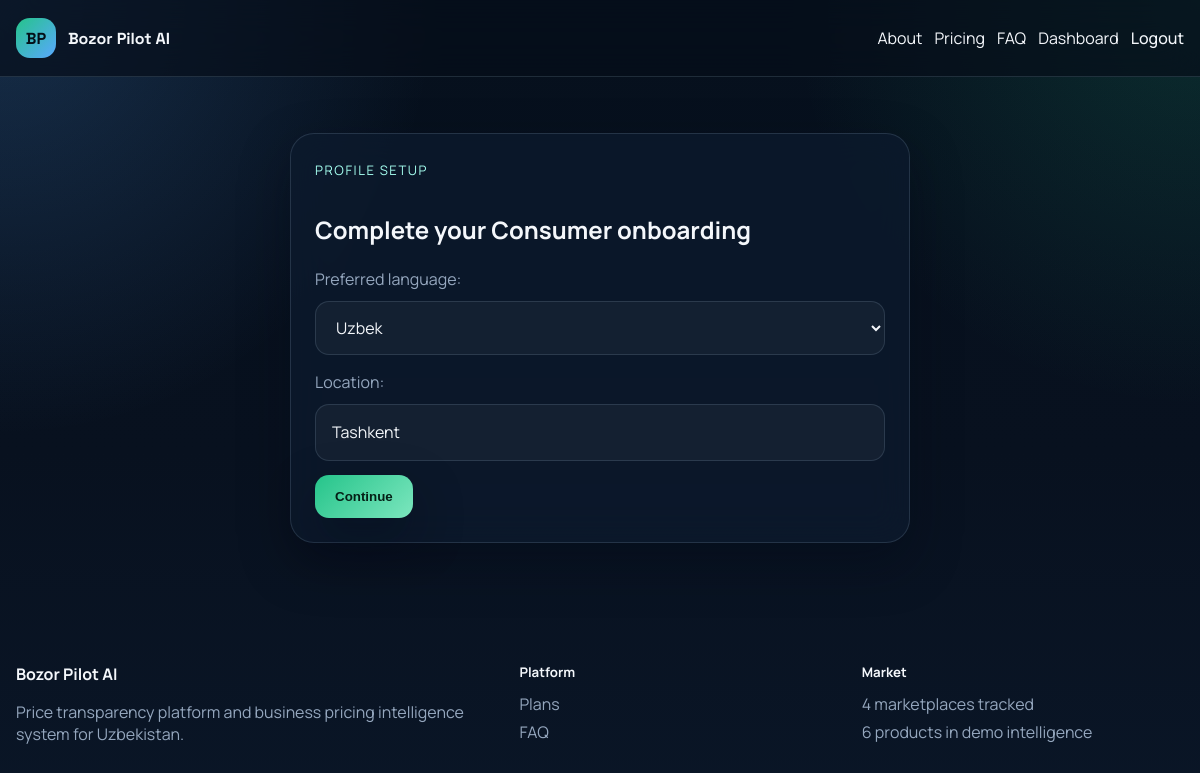
Page /accounts/setup/ (signed in) on the committed database.
### apps/core/models.py (models this page shows, shortened)
class TimeStampedModel(models.Model):
    created_at = models.DateTimeField(auto_now_add=True)
    updated_at = models.DateTimeField(auto_now=True)
    class Meta:
        abstract = True

class Profile(TimeStampedModel):
    user = models.OneToOneField(settings.AUTH_USER_MODEL, on_delete=models.CASCADE, related_name="profile")
    role = models.ForeignKey(Role, on_delete=models.SET_NULL, null=True, blank=True, related_name="profiles")
    preferred_language = models.CharField(max_length=8, default="uz")
    location = models.CharField(max_length=120, blank=True)
    company_type = models.CharField(max_length=120, blank=True)
    onboarding_completed = models.BooleanField(default=False)

class Role(TimeStampedModel):
    code = models.CharField(max_length=32, unique=True)
    name = models.CharField(max_length=64)
    description = models.TextField(blank=True)

### apps/accounts/views.py (the view)
# urls.py: path("setup/", role_setup, name="role_setup"),
@login_required
def role_setup(request):
    profile, _ = Profile.objects.get_or_create(user=request.user)
    role_code = getattr(profile.role, "code", None)
    if request.method == "POST":
        form = ProfileForm(request.POST, role_code=role_code)
        if form.is_valid():
            profile.preferred_language = form.cleaned_data["preferred_language"]
            profile.location = form.cleaned_data["location"]
            profile.company_type = form.cleaned_data["company_type"]
            profile.onboarding_completed = True
            profile.save()
            messages.success(request, "Profil sozlandi.")
            return redirect("core:router")
    else:
        form = ProfileForm(
            initial={
                "preferred_language": profile.preferred_language,
                "location": profile.location,
                "company_type": profile.company_type,
            },
            role_code=role_code,
        )
    return render(request, "accounts/role_setup.html", {"form": form, "profile": profile})

### apps/accounts/forms.py (shortened to what this page needs)
class ProfileForm(forms.Form):
    preferred_language = forms.ChoiceField(choices=(("uz", "Uzbek"), ("ru", "Russian"), ("en", "English")))
    location = forms.CharField(max_length=120, required=False)
    company_type = forms.CharField(max_length=120, required=False)
    def __init__(self, *args, role_code=None, **kwargs):
        super().__init__(*args, **kwargs)
        self.role_code = role_code
        if role_code != "business":
            self.fields["company_type"].required = False

### apps/core/context_processors.py (called while the page is built)
def global_navigation(request):
    from apps.core.models import EventSignal, Marketplace, Product
    return {
        "marketplace_count": Marketplace.objects.count(),
        "product_count": Product.objects.count(),
        "signal_count": EventSignal.objects.count(),
    }

### templates/accounts/role_setup.html (shortened to what this page needs)
{% extends "base.html" %}
{% block content %}
<main class="auth-wrap container">
    <section class="auth-card glass-card">
        <span class="eyebrow">Profile setup</span>
        <h1>Complete your {{ profile.role.name|default:"user" }} onboarding</h1>
        <form method="post" class="form-grid">
            <p>{{ form.preferred_language.label_tag }}{{ form.preferred_language }}{{ form.preferred_language.errors }}</p>
            <p>{{ form.location.label_tag }}{{ form.location }}{{ form.location.errors }}</p>
            <button class="button" type="submit">Continue</button>
        </form>
    </section>
</main>
{% endblock %}

### static/css/app.css (style rules this page uses)
:root { --bg: #08111f; --bg-soft: #0f1b2e; --panel: rgba(13, 27, 46, 0.72); --panel-strong: #10233d; --line: rgba(170, 196, 221, 0.16); --text: #f4f7fb; --muted: #95a7be; --accent: #25c48a; --accent-soft: rgba(37, 196, 138, 0.16); --blue: #59a8ff; --white-panel: #f7fafc; --shadow: 0 20px 50px rgba(3, 10, 20, 0.35); --radius: 24px; }
* { box-sizing: border-box; }
html { scroll-behavior: smooth; }
body { margin: 0; font-family: "Manrope", sans-serif; color: var(--text); background: radial-gradient(circle at top left, rgba(89, 168, 255, 0.20), transparent 30%), radial-gradient(circle at top right, rgba(37, 196, 138, 0.16), transparent 28%), linear-gradient(180deg, #06101d 0%, #08111f 55%, #0a1627 100%); }
.container { width: min(1180px, calc(100% - 32px)); margin: 0 auto; }
.button, button { border: 0; border-radius: 14px; padding: 14px 20px; background: linear-gradient(135deg, var(--accent), #7ce6be); color: #052016; font-weight: 800; cursor: pointer; box-shadow: var(--shadow); }
.hero-copy, .dashboard-header p, .page-block p, .glass-card p { color: var(--muted); line-height: 1.7; }
.eyebrow, .chip { display: inline-flex; align-items: center; gap: 8px; font-size: 0.82rem; text-transform: uppercase; letter-spacing: 0.12em; color: #a5fff0; margin-bottom: 14px; }
.glass-card, .auth-card, .stat-card, .price-card, .result-card, .product-card { background: var(--panel); border: 1px solid var(--line); border-radius: var(--radius); box-shadow: var(--shadow); backdrop-filter: blur(18px); }
.glass-card, .auth-card, .price-card { padding: 24px; }
.auth-wrap { padding: 56px 0 80px; display: grid; place-items: center; }
.auth-card { width: min(620px, 100%); }
.form-grid p { display: grid; gap: 8px; margin: 0 0 14px; }
input, select, textarea { width: 100%; border-radius: 14px; border: 1px solid var(--line); background: rgba(255,255,255,0.04); color: var(--text); padding: 14px 16px; font: inherit; }

### rows in the picture
Profile: role.name "Consumer", preferred_language "Uzbek", location "Tashkent"

### other values in the picture
{{ marketplace_count }} "4"
{{ product_count }} "6"
